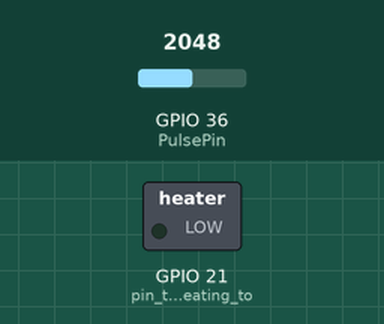
Recording of a sketch running on a simulated ESP32. Parts: switched loads named in the sketch (green lamp = pin HIGH). The test bench sets the inputs (shaded band); at power-on: GPIO 36 (PulsePin) = 2048. WiFi joins after 1.5 s; servers stay silent unless stated; no MQTT or app messages arrive unless stated; what the sketch prints to the serial monitor is not drawn.

Above: at 0.1 s.
At 1.6 s:
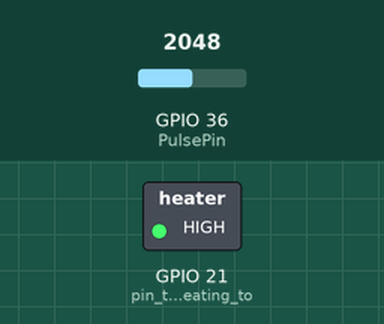
Timing chart, 0 to 3.1 s (numbered marks = the images above):
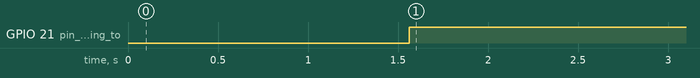

Measured:
- by itself, GPIO 21 (pin_that_will_heating_to): LOW → HIGH at 1.6 s

The sketch:

ok-final.ino
```cpp
#include <WiFi.h>
#include "Adafruit_MQTT.h"
#include "Adafruit_MQTT_Client.h"

const char *ssid =  "FAST_0456";     // Enter your WiFi Name
const char *pass =  "lw730208"; // Enter your WiFi Password

WiFiClient client;
#define MQTT_SERV "io.adafruit.com"
#define MQTT_PORT 1883
#define MQTT_NAME "gada888" // Your Adafruit IO Username
#define MQTT_PASS "aio_MhaX678mQcD1CLPTeJlrbkSwcJBM" // Adafruit IO AIO key

int PadPin = 21;         //  Connect heatpad pin to Pin 9
int PulsePin = A0;
int mValue;// holds the incoming raw data. Signal value can range from 0-1024
int Threshold = 90;            // Determine which Signal to “count as a beat”,


//Set up the feed you're publishing to
Adafruit_MQTT_Client mqtt(&client, MQTT_SERV, MQTT_PORT, MQTT_NAME, MQTT_PASS);
// mData is the feed name where you will publish your data
Adafruit_MQTT_Publish mData = Adafruit_MQTT_Publish(&mqtt,MQTT_NAME "/f/mData");


void setup()
{
  Serial.begin(115200);
  delay(10);
    Serial.println("Connecting to ");
  Serial.println(ssid);
  pinMode(21,OUTPUT);         // pin that will heating to your pulseSensor
  WiFi.begin(ssid, pass);
  while (WiFi.status() != WL_CONNECTED)
  {
    delay(500);
    Serial.print(".");              // print ... till not connected
  }
  Serial.println("");
  Serial.println("WiFi connected");
}
 void loop()
{
  MQTT_connect();
  mValue = (100 - ((analogRead(PulsePin) / 1023.00) * 10));
  Serial.print("Pulse Value is  = ");
  Serial.print(mValue);
  Serial.println(" ");

  if(mValue < Threshold){
  digitalWrite(21,HIGH);
  } else {
  digitalWrite(21,LOW);
  }
 delay(10);

  String data1 = String(mValue);
//This condition is used to publish the Variable (pValue) on adafruit IO. Change thevariable according to yours.
       if (! mData.publish(mValue))
       {
         delay(2000);
          }
 delay(3000);
}

void MQTT_connect()
{
  int8_t ret;
  // Stop if already connected.
  if (mqtt.connected())
  {
    return;
  }
  uint8_t retries = 3;
  while ((ret = mqtt.connect()) != 0) // connect will return 0 for connected
  {
       mqtt.disconnect();
       delay(3000);  // wait 5 seconds
       retries--;
       if (retries == 0)
       {
         // basically die and wait for WDT to reset me
         while (1);
       }
  }
}
```
